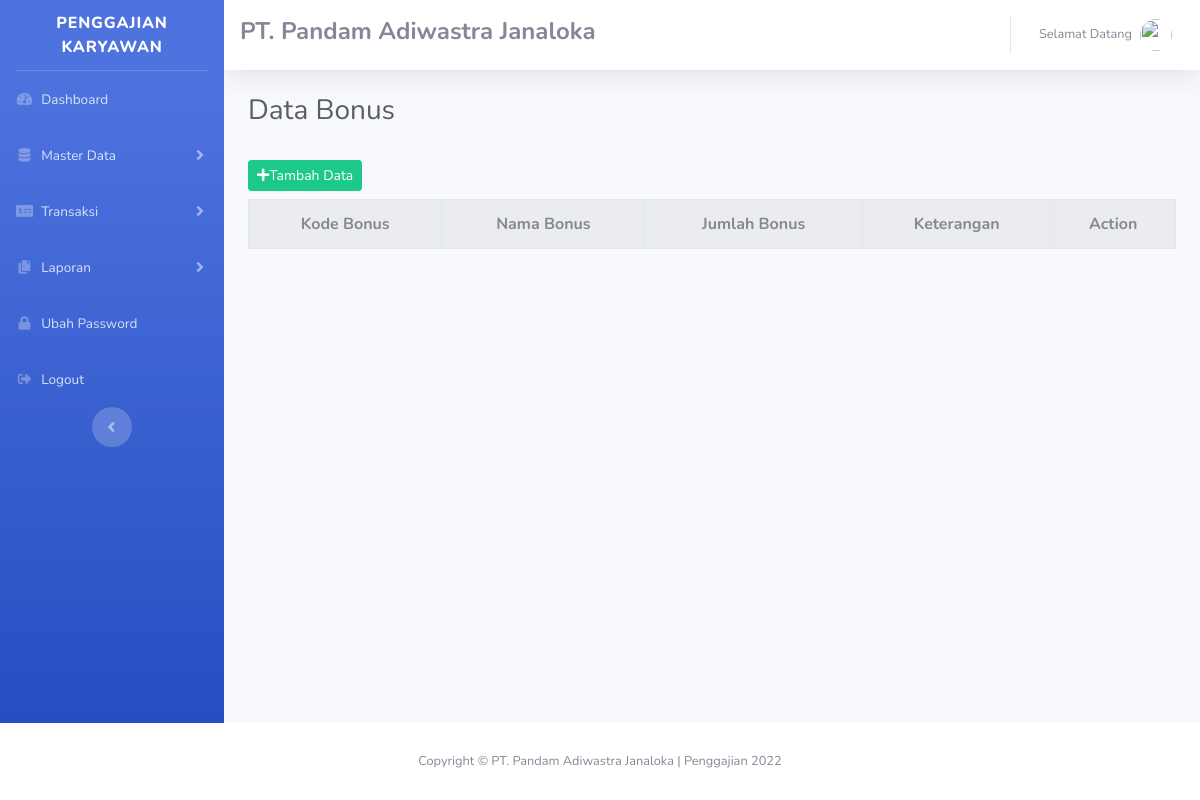
Before: /index.php/admin/data_bonus with the older database file.
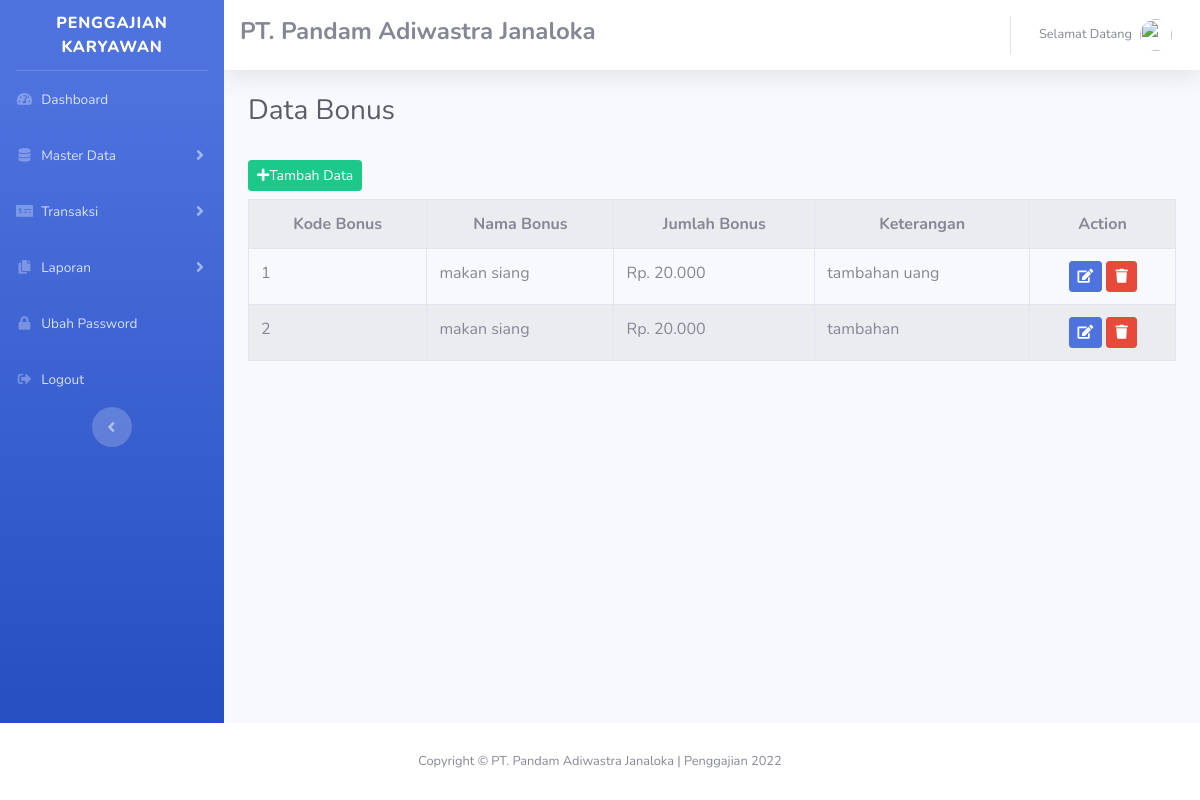
After: the same page with the newer database file.
### tables this page shows
CREATE TABLE `data_bonus` (
  `Kode_Bonus` int(11) NOT NULL,
  `Nama_Bonus` varchar(25) NOT NULL,
  `Jumlah_Bonus` decimal(12,0) NOT NULL,
  `Keterangan` varchar(100) NOT NULL
);

### application/controllers/admin/data_bonus.php (called while the page is built, shortened)
<?php
class data_bonus extends CI_Controller{
public function index()
{
        $data['title'] = "Data Bonus";
		$data['bonus'] = $this->ModelPenggajian->get_data('data_bonus')
			->result();
		$this->load->view('template_admin/header',$data);
		$this->load->view('template_admin/sidebar');
		$this->load->view('admin/data_bonus', $data);
		$this->load->view('template_admin/footer');
	}
	}
?>

### index.php (called while the page is built, shortened)
<?php
require_once BASEPATH.'core/CodeIgniter.php';

### application/models/ModelPenggajian.php (called while the page is built, shortened)
<?php
class ModelPenggajian extends CI_model{
	public function get_data($table) {
		return $this->db->get($table);
	}
}
?>

### application/views/admin/data_bonus.php (the view, shortened to what this page needs)
<div class="container-fluid">
  <div class="d-sm-flex align-items-center justify-content-between mb-4">
    <h1 class="h3 mb-0 text-gray-800"><?php echo $title?></h1>
  </div>
  <a class="btn btn-sm btn-success mb-2 mt-2" href="<?php echo
  base_url('admin/data_bonus/tambahdata') ?>"><i
  class="fas fa-plus"></i>Tambah Data</a>
  <table class="table table-bordered table-striped">
    <tr>
      <th class="text-center">Kode Bonus</th>
      <th class="text-center">Nama Bonus</th>
      <th class="text-center">Jumlah Bonus</th>
      <th class="text-center">Keterangan</th>
      <th class="text-center">Action</th>
    </tr>
    <?php $no=1; foreach($bonus as $b) : ?>
      <tr>
        <td><?php echo $no++ ?></td>
        <td><?php echo $b->Nama_Bonus ?></td>
        <td>Rp. <?php echo number_format($b->Jumlah_Bonus,0,',','.') ?></td>
        <td><?php echo $b->Keterangan ?></td>
        <td>
          <center>
          <a class="btn btn-sm btn-primary" href="<?php echo
            base_url('admin/data_bonus/updatedata/'.$b->Kode_Bonus) ?>"><i
            class="fas fa-edit"></i></a>
          <a onclick="return confirm('Yakin Hapus?')"class="btn btn-sm btn-danger" href="<?php echo
            base_url('admin/data_bonus/deletedata/'.$b->Kode_Bonus) ?>"><i
            class="fas fa-trash"></i></a>
          </center>
        </td>
      </tr>
      <?php endforeach;?>
  </table>
</div>

Changed rows visible on the page:
added data_bonus: Nama_Bonus "makan siang", Jumlah_Bonus "20.000", Keterangan "tambahan uang"
added data_bonus: Nama_Bonus "makan siang", Jumlah_Bonus "20.000", Keterangan "tambahan"
